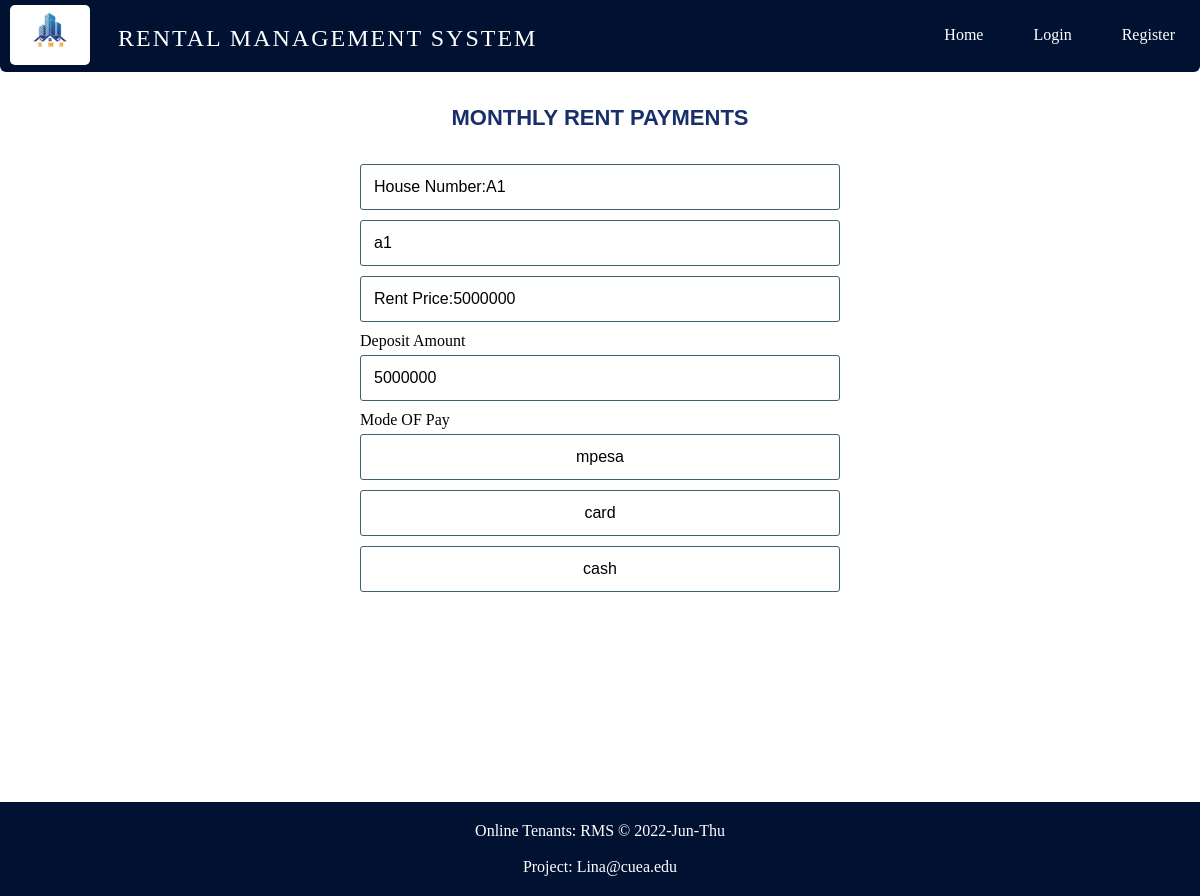
Page /rent_payment.php?user_id=17&house_slug=a1 on the committed database.
### tables this page shows
CREATE TABLE `houses` (
  `id` int(11) NOT NULL,
  `user_id` int(11) DEFAULT NULL,
  `title` varchar(255) NOT NULL,
  `slug` varchar(255) NOT NULL,
  `price` double NOT NULL,
  `views` int(1) NOT NULL DEFAULT 0,
  `image` varchar(255) NOT NULL,
  `body` text NOT NULL,
  `published` tinyint(1) NOT NULL,
  `created_at` datetime DEFAULT current_timestamp() ON UPDATE current_timestamp(),
  `updated_at` datetime DEFAULT NULL
);

### includes/public_functions.php (called while the page is built, shortened)
<?php
function getHouse_Slug($id){
	global $conn;
	$house_slug = $_GET['house_slug'];
	$sql = "SELECT * FROM houses WHERE slug LIKE '%$house_slug%'";
	$result = mysqli_query($conn, $sql);
	$house_name = mysqli_fetch_assoc($result);
	return $house_name;
}
?>

### rent_payment.php (the view, shortened to what this page needs)
<?php  include('config.php'); ?>
<?php  include('includes/public_functions.php'); ?>
<?php  include('includes/head_section.php'); ?>
<?php
if (isset($_GET['house_slug'])) {
    $house = getHouse_Slug($_GET['house_slug']);
}
?>
</head>
<body>
<div class="container">
	<?php include( ROOT_PATH . '/includes/navbar.php'); ?>
	<div style="width: 40%; margin: 20px auto;">
		<form method="post" action="rent_payment.php" >
			<h2>MONTHLY RENT PAYMENTS</h2>
			<input type="text" name="house" value="House Number:<?php echo $house['title']; ?>" placeholder="" readonly>
			<input type="text" name="house_slug" value="<?php echo $house['slug']; ?>" placeholder="">
			<input type="text" name="rent" value="Rent Price:<?php echo $house['price']; ?>" placeholder="Deposit Amount" readonly>
			<label>Deposit Amount</label>
			<input type="text" name="amount" value="<?php echo $house['price']; ?>" placeholder="Deposit Amount" readonly>
			<label>Mode OF Pay</label>
			<input type="button" onclick="myFunctionMpesa();" value="mpesa" name="mode_of_pay" />
			<input type="button" onclick="myFunctionCard();" value="card" name="mode_of_pay" />
			<input type="button" onclick="myFunctionCash();" value="cash" name="mode_of_pay" />
		</form>
	</div>
</div>
	<?php include( ROOT_PATH . '/includes/footer.php'); ?>

### static/css/public_styling.css (style rules this page uses)
* { margin: 0px; padding: 0px; }
html { height: 100%; box-sizing: border-box; }
body { position: relative; margin: 0; padding-bottom: 6rem; min-height: 100%; }
h1, h2, h3, h4, h5, h6 { color: rgb(33, 44, 146); }
form h2 { margin: 25px auto; text-align: center; width: 400px; font-family: sans-serif; text-align: center; color: #192f6a; font-size: 22px; background-color: #ffffff; border-radius: 10px; padding: 8px; }
form input { width: 100%; display: block; padding: 13px 13px; font-size: 1em; margin: 5px auto 10px; border-radius: 3px; box-sizing : border-box; background: transparent; border: 1px solid #3E606F; }
.container { width: 100%; margin: 0px auto; }

### rows in the picture
houses: house "House Number:A1", house_slug "a1", rent "Rent Price:5000000", amount "5000000"
